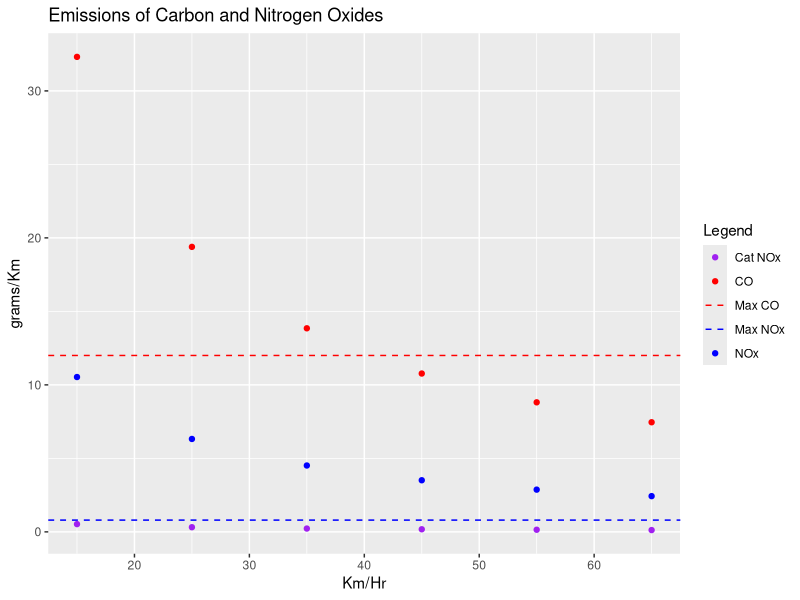

The R script that drew this image:
## ---- chunk 1
knitr::opts_chunk$set(echo = TRUE)
library(tidyverse)
library(magrittr)
library(reshape2)
## ---- chunk 2
CO <- c(32.31470424, 19.38882255, 13.84915896, 10.77156808, 8.813101157, 7.457239441)
NOx <- c(10.53362897, 6.320177379, 4.514412414, 3.511209655, 2.8728079, 2.430837454)
km <- c(15, 25, 35, 45, 55, 65)
max_NOx <- 0.8
max_CO <- 12

emissions <- data.frame(km, CO, NOx)

emissions %<>% 
  melt(id.vars = 'km')

hlines <- data.frame(
  yintercept = c(max_CO, max_NOx),
  category = c("Max CO", "Max NOx"),
  color = c('red','blue')
)

emissions %<>%
  filter(variable == "NOx") %>%
  mutate(value = value * .05) %>%
  mutate(variable = "Cat NOx") %>%
  bind_rows(emissions, .)

emissions %>% 
  ggplot(aes(x = km, y = value)) +
  geom_point(aes(color = variable)) +
  geom_hline(data = hlines,
             aes(yintercept = yintercept,
                 color = category),
             linetype = 'dashed', 
             linewidth = .5) + 
  theme(legend.position = 'right') +
  scale_color_manual(values = c('CO' = 'red', 'NOx' = 'blue', 
                                "Cat NOx" = 'purple',
                                "Max CO" = 'red', "Max NOx" = 'blue'),
                     name = "Legend") + 
  theme_gray() +
  labs(title = "Emissions of Carbon and Nitrogen Oxides",
       x = "Km/Hr",
       y = "grams/Km")
